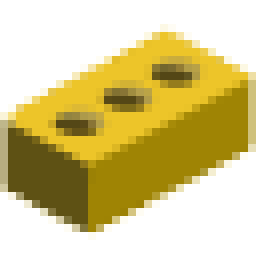
#> input picture images/golden_brick.png, 32 x 32 px (shown 8 times larger)
$ python test_sv_image_generator.py
#> lines starting #> are read from the running program, lines starting #| are printed output that depends on the picture
"""
Shadowverse Win Rate Dashboard Image Generator - Test Script

This standalone script generates sample dashboard images for visual verification
before integrating into the main bot code.

Usage:
    python test_sv_image_generator.py

Output:
    test_output/dashboard_test.png
"""

import os
import time
from io import BytesIO
from PIL import Image, ImageDraw, ImageFont

# Test data (from user's database dump)
TEST_DATA = {
    "user_name": "Test User",
    "played_craft": "Dragoncraft",
    "winrate_dict": {
        "Forestcraft": {"wins": 1, "losses": 1, "bricks": 0},
        "Swordcraft": {"wins": 1, "losses": 1, "bricks": 0},
        "Runecraft": {"wins": 4, "losses": 3, "bricks": 1},
        "Dragoncraft": {"wins": 0, "losses": 6, "bricks": 2},
        "Abysscraft": {"wins": 4, "losses": 3, "bricks": 0},
        "Havencraft": {"wins": 3, "losses": 3, "bricks": 1},
        "Portalcraft": {"wins": 3, "losses": 3, "bricks": 0}
    }
}

# Craft list (same as in shadowverse_handler.py)
CRAFTS = [
    "Forestcraft",
    "Swordcraft",
    "Runecraft",
    "Dragoncraft",
    "Abysscraft",
    "Havencraft",
    "Portalcraft"
]

# Color specifications
COLORS = {
    "bg_top": (26, 95, 122),        # #1a5f7a - Cyan top
    "bg_bottom": (13, 47, 63),      # #0d2f3f - Dark blue bottom
    "gold": (212, 175, 55),         # #d4af37 - Gold border/dividers
    "white": (255, 255, 255),       # #ffffff - Text
    "green": (0, 255, 0),           # #00ff00 - Win count
    "red": (255, 68, 68),           # #ff4444 - Loss count
    "bar_red": (255, 68, 68),       # #ff4444 - 0-45%
    "bar_yellow": (255, 170, 0),    # #ffaa00 - 45-55%
    "bar_green": (0, 255, 0),       # #00ff00 - 55-100%
    "bar_bg": (51, 51, 51),         # #333333 - Bar background
    "bar_outline": (102, 102, 102)  # #666666 - Bar outline
}


class IconCache:
    """Cache for loaded and resized icons to improve performance."""

    def __init__(self):
        self.cache = {}

    def get_class_icon(self, craft_name, size=(50, 56)):
        """
        Load and resize a class icon.

        Args:
            craft_name: Full craft name (e.g., "Dragoncraft")
            size: Target size tuple (width, height)

        Returns:
            PIL Image in RGBA mode
        """
        key = f"class_{craft_name}_{size}"
        if key not in self.cache:
            # Convert craft name to filename (e.g., "Dragoncraft" -> "class_dragon.png")
            craft_short = craft_name.lower().replace("craft", "")
            filename = f"class_{craft_short}.png"
            path = os.path.join("images", "Class", filename)

            try:
                img = Image.open(path).convert("RGBA")
                img = img.resize(size, Image.Resampling.LANCZOS)
                self.cache[key] = img
            except Exception as e:
                print(f"Warning: Failed to load icon {path}: {e}")
                # Create placeholder
                img = Image.new("RGBA", size, (100, 100, 100, 255))
                self.cache[key] = img

        return self.cache[key]

    def get_brick_icon(self, size=(24, 24)):
        """
        Load and resize the brick icon.

        Args:
            size: Target size tuple (width, height)

        Returns:
            PIL Image in RGBA mode
        """
        key = f"brick_{size}"
        if key not in self.cache:
            path = os.path.join("images", "golden_brick.png")

            try:
                img = Image.open(path).convert("RGBA")
                img = img.resize(size, Image.Resampling.LANCZOS)
                self.cache[key] = img
            except Exception as e:
                print(f"Warning: Failed to load brick icon {path}: {e}")
                # Create placeholder
                img = Image.new("RGBA", size, (255, 215, 0, 255))
                self.cache[key] = img

        return self.cache[key]


def load_font(size, bold=False):
    """
    Load Noto Sans font with fallback to system fonts.

    Args:
        size: Font size in pixels
        bold: Whether to use bold variant (note: variable fonts don't distinguish, same file used)

    Returns:
        PIL ImageFont object
    """
    # Try Noto Sans variable font first
    font_name = "NotoSans-VariableFont_wdth,wght.ttf"
    font_path = os.path.join("fonts", font_name)

    try:
        return ImageFont.truetype(font_path, size)
    except Exception:
        # Try common system fonts as fallback
        system_fonts = [
            "C:\\Windows\\Fonts\\arial.ttf",
            "C:\\Windows\\Fonts\\arialbd.ttf" if bold else "C:\\Windows\\Fonts\\arial.ttf",
            "/usr/share/fonts/truetype/dejavu/DejaVuSans-Bold.ttf" if bold else "/usr/share/fonts/truetype/dejavu/DejaVuSans.ttf",
            "/System/Library/Fonts/Helvetica.ttc",
        ]

        for system_font in system_fonts:
            try:
                return ImageFont.truetype(system_font, size)
            except Exception:
                continue

        # If all else fails, use default (but warn user)
        print(f"Warning: Could not load any scalable font, text will be small")
        return ImageFont.load_default()


def create_gradient(width, height, color_top, color_bottom):
    """
    Create a vertical gradient background.

    Args:
        width: Image width
        height: Image height
        color_top: RGB tuple for top color
        color_bottom: RGB tuple for bottom color

    Returns:
        PIL Image
    """
#> called with width = 1600, height = 900, color_top = (26, 95, 122), color_bottom = (13, 47, 63)
    base = Image.new('RGB', (width, height), color_top)
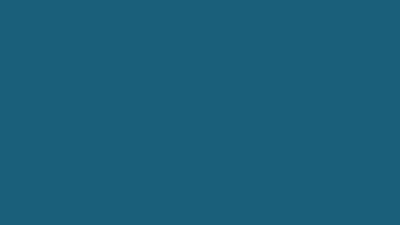
#> base: PIL image 1600x900 RGB (shown at 1/4 size); mean R, G, B 26, 95, 122
    draw = ImageDraw.Draw(base)

    for y in range(height):
        ratio = y / height
        r = int(color_top[0] * (1 - ratio) + color_bottom[0] * ratio)
        g = int(color_top[1] * (1 - ratio) + color_bottom[1] * ratio)
        b = int(color_top[2] * (1 - ratio) + color_bottom[2] * ratio)
        draw.line([(0, y), (width, y)], fill=(r, g, b))

    return base


def draw_octagonal_border(draw, width, height, inset, corner_cut, color, thickness):
    """
    Draw an octagonal border with cut corners.

    Args:
        draw: PIL ImageDraw object
        width: Image width
        height: Image height
        inset: Distance from edge to border
        corner_cut: Length of diagonal cuts at corners
        color: RGB tuple
        thickness: Line thickness in pixels
    """
#> called with width = 1600, height = 900, inset = 10, corner_cut = 30, color = (212, 175, 55), thickness = 3
    # Define 8 points for octagon (clockwise from top-left)
    points = [
        (inset + corner_cut, inset),                          # Top-left horizontal
        (width - inset - corner_cut, inset),                  # Top-right horizontal
        (width - inset, inset + corner_cut),                  # Right-top vertical
        (width - inset, height - inset - corner_cut),         # Right-bottom vertical
        (width - inset - corner_cut, height - inset),         # Bottom-right horizontal
        (inset + corner_cut, height - inset),                 # Bottom-left horizontal
        (inset, height - inset - corner_cut),                 # Left-bottom vertical
        (inset, inset + corner_cut),                          # Left-top vertical
    ]

    # Draw lines connecting points
    for i in range(len(points)):
        start = points[i]
        end = points[(i + 1) % len(points)]
        draw.line([start, end], fill=color, width=thickness)


def add_stroked_icon(base_img, icon, x, y, outer_black=3, gold=3, inner_black=3):
    """
    Add a class icon with a triple-layer stroke/outline effect following the icon's shape.

    Args:
        base_img: Base PIL Image to paste onto
        icon: Icon PIL Image (RGBA)
        x, y: Position to paste at
        outer_black: Width of outer black stroke (default 3)
        gold: Width of gold stroke (default 3)
        inner_black: Width of inner black stroke (default 3)
    """
#> called with x = 60, y = 110, outer_black = 3, gold = 3, inner_black = 3
    icon_w, icon_h = icon.size

    # Calculate total stroke width
    total_stroke = outer_black + gold + inner_black
    padding = total_stroke + 2
    stroked_w = icon_w + padding * 2
    stroked_h = icon_h + padding * 2

    # Create canvas for stroked icon
    stroked = Image.new('RGBA', (stroked_w, stroked_h), (0, 0, 0, 0))
#> stroked: PIL image 82x89 RGBA; every value is 0

    # Helper function to create offsets for a given radius
    def get_offsets(radius):
        offsets = []
        for dx in range(-radius, radius + 1):
            for dy in range(-radius, radius + 1):
                if dx*dx + dy*dy <= radius*radius:  # Circular stroke
                    offsets.append((dx, dy))
        return offsets

    alpha = icon.split()[3]  # Get alpha channel
#> alpha: PIL image 60x67 L; every value is 255

    # Layer 1: Outer black stroke (widest)
    outer_offsets = get_offsets(total_stroke)
    for dx, dy in outer_offsets:
        black_icon = Image.new('RGBA', (icon_w, icon_h), (0, 0, 0, 255))
        black_icon.putalpha(alpha)
        stroked.paste(black_icon, (padding + dx, padding + dy), black_icon)
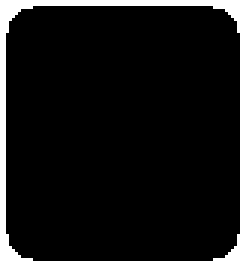
#> stroked: PIL image 82x89 RGBA (shown 3 times larger); mean R, G, B, A 0, 0, 0, 227.9; transparent parts drawn white

    # Layer 2: Gold stroke (medium)
    gold_offsets = get_offsets(gold + inner_black)
    for dx, dy in gold_offsets:
        gold_icon = Image.new('RGBA', (icon_w, icon_h), COLORS["gold"] + (255,))
        gold_icon.putalpha(alpha)
        stroked.paste(gold_icon, (padding + dx, padding + dy), gold_icon)
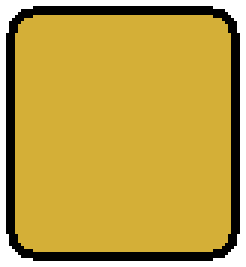
#> stroked: PIL image 82x89 RGBA (shown 3 times larger); mean R, G, B, A 163.6, 135.1, 42.4, 227.9; transparent parts drawn white

    # Layer 3: Inner black stroke (smallest)
    inner_offsets = get_offsets(inner_black)
    for dx, dy in inner_offsets:
        black_icon = Image.new('RGBA', (icon_w, icon_h), (0, 0, 0, 255))
        black_icon.putalpha(alpha)
        stroked.paste(black_icon, (padding + dx, padding + dy), black_icon)
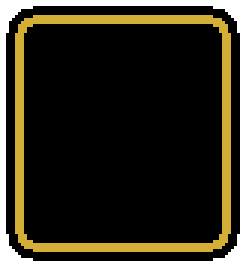
#> stroked: PIL image 82x89 RGBA (shown 3 times larger); mean R, G, B, A 24.2, 20, 6.3, 227.9; transparent parts drawn white

    # Paste the original icon on top
    stroked.paste(icon, (padding, padding), icon)
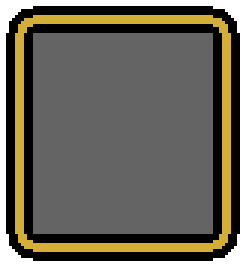
#> stroked: PIL image 82x89 RGBA (shown 3 times larger); mean R, G, B, A 79.3, 75.1, 61.4, 227.9; transparent parts drawn white

    # Paste the final stroked icon onto the base image
    base_img.paste(stroked, (x - padding, y - padding), stroked)
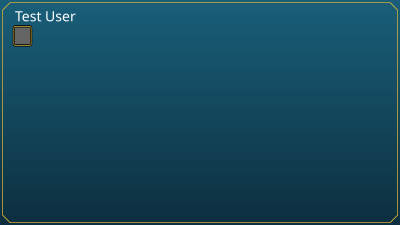
#> base_img: PIL image 1600x900 RGB (shown at 1/4 size); mean R, G, B 21.7, 71.9, 91.7


def draw_winrate_bar(draw, x, y, width, height, winrate):
    """
    Draw a colored win rate bar (clean design without background).

    Args:
        draw: PIL ImageDraw object
        x, y: Top-left position
        width: Bar width
        height: Bar height
        winrate: Win rate percentage (0-100)
    """
    # Determine color based on win rate
    if winrate < 45:
        color = COLORS["bar_red"]
    elif winrate < 55:
        color = COLORS["bar_yellow"]
    else:
        color = COLORS["bar_green"]

    # For 0% winrate, show 1% to display a small speck of red
    display_winrate = max(winrate, 1.0) if winrate > 0 else 1.0

    # Fill bar proportionally (minimum 1% if there are games played)
    fill_width = int(width * (display_winrate / 100))
    if fill_width > 0:
        draw.rectangle(
            [x, y, x + fill_width, y + height],
            fill=color
        )


def generate_winrate_image(user_name, played_craft, winrate_dict, output_path=None, width=1600, height=900):
    """
    Generate a Shadowverse win rate dashboard image.

    Args:
        user_name: Display name of the user
        played_craft: The craft being played (e.g., "Dragoncraft")
        winrate_dict: Dict mapping opponent crafts to stats
                     Format: {"Forestcraft": {"wins": 1, "losses": 1, "bricks": 0}, ...}
        output_path: Path to save image (if None, returns BytesIO)
        width: Image width in pixels
        height: Image height in pixels

    Returns:
        BytesIO object if output_path is None, otherwise None
    """
    # Create gradient background
    img = create_gradient(width, height, COLORS["bg_top"], COLORS["bg_bottom"])
    draw = ImageDraw.Draw(img)

    # Draw octagonal border
    draw_octagonal_border(draw, width, height, inset=10, corner_cut=30, color=COLORS["gold"], thickness=3)

    # Load fonts (optimized sizes to prevent overlap)
    font_header = load_font(56, bold=True)
    font_title = load_font(48, bold=True)
    font_normal = load_font(36, bold=False)
    font_stats = load_font(32, bold=False)

    # Initialize icon cache
    icon_cache = IconCache()

    # Calculate totals
    total_wins = sum(v["wins"] for v in winrate_dict.values())
    total_losses = sum(v["losses"] for v in winrate_dict.values())
    total_bricks = sum(v["bricks"] for v in winrate_dict.values())
    total_games = total_wins + total_losses
    total_winrate = (total_wins / total_games * 100) if total_games > 0 else 0

    # Layout constants (optimized for 16:9 and minimal whitespace)
    content_x = 60  # Left padding
    y = 30  # Current Y position (moved up)

    # Draw header: User Name
    draw.text((content_x, y - 5), user_name, fill=COLORS["white"], font=font_header)
    y += 80  # Gap after user name (increased gap)

    # Draw title: [icon] Craft Name Win Rate
    class_icon = icon_cache.get_class_icon(played_craft, size=(60, 67))
    title_icon_height = 67
    add_stroked_icon(img, class_icon, content_x, y)

    title_text = f"{played_craft} Win Rate"
    # Center text vertically with icon using text bbox
    title_center = y + title_icon_height // 2
    bbox = draw.textbbox((0, 0), title_text, font=font_title)
#> bbox = (0, 15, 485, 64)
    text_height = bbox[3] - bbox[1]
#> text_height = 49
    title_y = title_center - text_height // 2 - 10
#> title_y = 109
    draw.text((content_x + 80, title_y), title_text, fill=COLORS["white"], font=font_title)
    y += 85  # Gap after title

    # Draw first divider
    divider_left = content_x
    divider_right = width - 60
    draw.line([(divider_left, y), (divider_right, y)], fill=COLORS["gold"], width=3)
    y += 30

    # Draw matchup rows (7 crafts) - fill more of the screen
    bar_width = 650  # Much longer bars (horizontal scaling)
    bar_height = 28  # Keep height reasonable
    row_height = 78  # Adequate spacing for 36px font

    # Draw brick icon header (above the brick column)
    brick_icon = icon_cache.get_brick_icon(size=(48, 48))
#> in get_brick_icon, img is the input picture: PIL image 32x32 RGBA; mean R, G, B, A 99.2, 84.1, 19.7, 130.7
#> in get_brick_icon, `img = img.resize(size, Image.Resampling.LANCZOS)`:
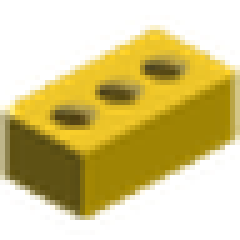
#> img: PIL image 48x48 RGBA (shown 5 times larger); mean R, G, B, A 114.1, 96.8, 26.1, 130.6; transparent parts drawn white
    brick_column_x = width - 180
    img.paste(brick_icon, (brick_column_x + 5, y - 90), brick_icon)
#> img: PIL image 1600x900 RGB

    for craft in CRAFTS:
        stats = winrate_dict.get(craft, {"wins": 0, "losses": 0, "bricks": 0})
        wins = stats["wins"]
        losses = stats["losses"]
        bricks = stats["bricks"]
        games = wins + losses
        winrate = (wins / games * 100) if games > 0 else 0

        # Draw class icon with stroke
        craft_icon = icon_cache.get_class_icon(craft, size=(50, 56))
#> (the rest of the program and of its run is left out)
